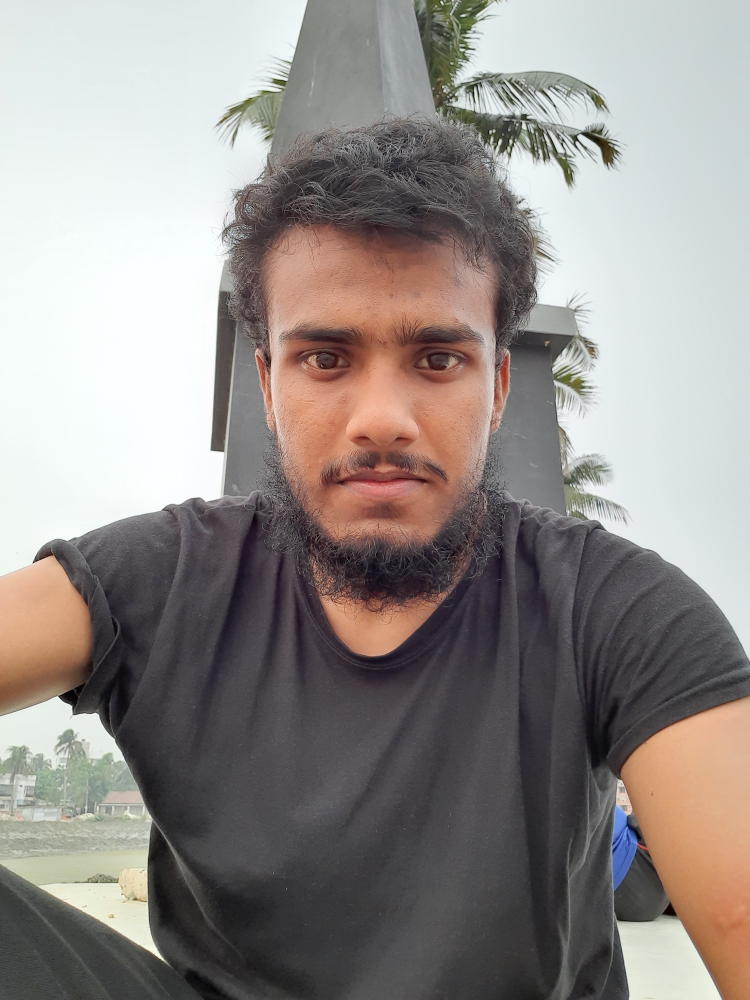
#> input picture Age_And_Gender_Detection/images/test2.jpg, 3000 x 4000 px, found by its file name (shown at 1/4 size)
$ jupyter execute --allow-errors age_and_gender_detection.ipynb
#> lines starting #> are read from the running program, lines starting #| are printed output that depends on the picture
<a href="https://colab.research.google.com/github/Nirob-0812/Colab_Notebooks/blob/main/Age_And_Gender_Detection/age_and_gender_detection.ipynb" target="_parent"></a>

[cell 1]
import cv2
import matplotlib.pyplot as plt

[cell 2]
#import images
image=cv2.imread("/content/drive/MyDrive/Colab Notebooks/Project/Age and Gender Detection/Images/test2.jpg")
#> image is the input picture: shape (4000, 3000, 3); mean B, G, R 138.1, 141.1, 147.1
image=cv2.resize(image,(720,640))
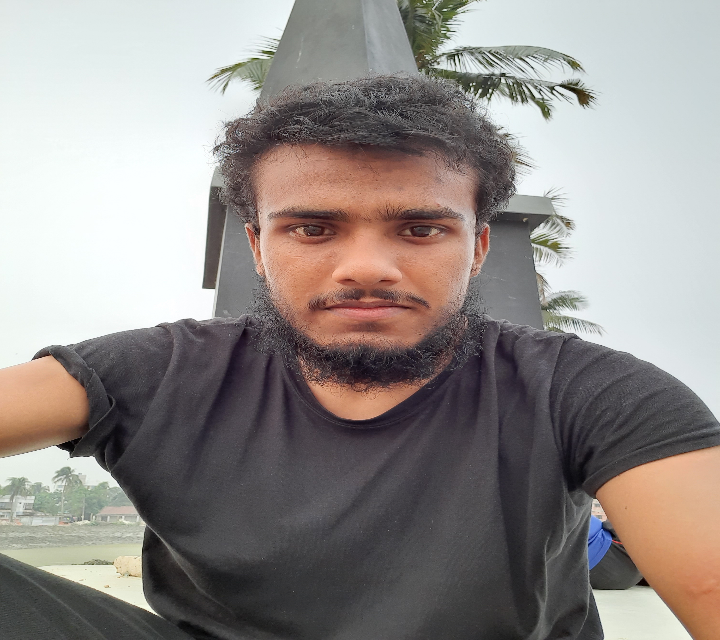
#> image: shape (640, 720, 3); mean B, G, R 138.1, 141, 147.1

[cell 3]
#import models
face1="/content/drive/MyDrive/Colab Notebooks/Project/Age and Gender Detection/Models/opencv_face_detector.pbtxt"
face2="/content/drive/MyDrive/Colab Notebooks/Project/Age and Gender Detection/Models/opencv_face_detector_uint8.pb"
age1="/content/drive/MyDrive/Colab Notebooks/Project/Age and Gender Detection/Models/age_deploy.prototxt"
age2="/content/drive/MyDrive/Colab Notebooks/Project/Age and Gender Detection/Models/age_net.caffemodel"
gender1="/content/drive/MyDrive/Colab Notebooks/Project/Age and Gender Detection/Models/gender_deploy.prototxt"
gender2="/content/drive/MyDrive/Colab Notebooks/Project/Age and Gender Detection/Models/gender_net.caffemodel"

[cell 4]
MODEL_MEAN_VALUES = (78.4263377603, 87.7689143744, 114.895847746)
#> (the rest of this cell did not finish here and is left out)

[cell 5]
# Category distribution
la = ['(0-2)', '(4-6)', '(8-12)', '(15-20)',
	'(25-32)', '(38-43)', '(48-53)', '(60-100)']
lg = ['Male', 'Female']

[cell 6]
img=image.copy()

[cell 7]
img_h=img.shape[0]
#> img_h = 640
img_w=img.shape[1]
#> img_w = 720
blob=cv2.dnn.blobFromImage(img,1.0,(300,300),[104,117,123],True,False)
#> (the rest of this cell did not finish here and is left out)

[cell 8]
# Face bounding box creation
faceBoxes = []
#> (the rest of this cell did not finish here and is left out)

[cell 9]
# Checking if face detected or not
if not faceBoxes:
	print("No face detected")

# Final results (otherwise)
# Loop for all the faces detected
for faceBox in faceBoxes:

	#Extracting face as per the faceBox
	face = img[max(0, faceBox[1]-15):
				min(faceBox[3]+15, img.shape[0]-1),
max(0, faceBox[0]-15):min(faceBox[2]+15,img.shape[1]-1)]

	#Extracting the main blob part
	blob = cv2.dnn.blobFromImage(face, 1.0, (227, 227), MODEL_MEAN_VALUES, swapRB=False)

	#Prediction of gender
	gender.setInput(blob)
	genderPreds = gender.forward()
	gender = lg[genderPreds[0].argmax()]

	#Prediction of age
	age.setInput(blob)
	agePreds = age.forward()
	age = la[agePreds[0].argmax()]

	#Putting text of age and gender
	#At the top of box
	cv2.putText(img,
				f'{gender}, {age}',
				(faceBox[0]-150, faceBox[1]+10),
				cv2.FONT_HERSHEY_SIMPLEX,
				1.3,
				(217, 0, 0),
				4,
				cv2.LINE_AA)

	plt.figure(figsize=(7, 7))
	plt.imshow(img)
